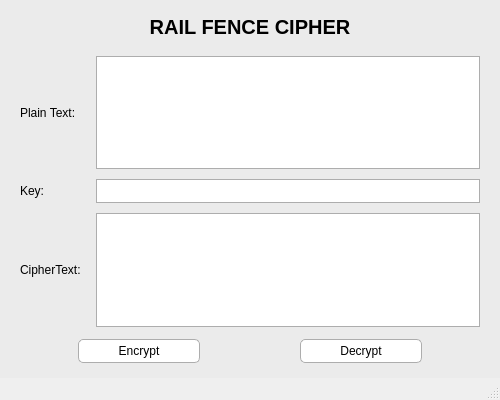
<?xml version="1.0" encoding="UTF-8"?>
<ui version="4.0">
 <class>MainWindow</class>
 <widget class="QMainWindow" name="MainWindow">
  <property name="geometry">
   <rect>
    <x>0</x>
    <y>0</y>
    <width>500</width>
    <height>400</height>
   </rect>
  </property>
  <property name="minimumSize">
   <size>
    <width>450</width>
    <height>380</height>
   </size>
  </property>
  <property name="windowTitle">
   <string>Rail Fence Cipher</string>
  </property>
  <widget class="QWidget" name="centralwidget">
   <property name="styleSheet">
    <string notr="true">
     QWidget#centralwidget {
         background-color: #ebebeb;
     }
     QLabel {
         font-family: &quot;Segoe UI&quot;, Arial, sans-serif;
         color: #000000;
         font-size: 12px;
     }
     QLabel#label_title {
         font-size: 20px;
         font-weight: bold;
         color: #000000;
         margin-bottom: 5px;
     }
     QTextEdit, QLineEdit {
         background-color: #ffffff;
         border: 1px solid #adadad;
         color: #000000;
         font-family: &quot;Segoe UI&quot;, Arial, sans-serif;
         font-size: 12px;
         padding: 3px;
     }
     QPushButton {
         background-color: #ffffff;
         border: 1px solid #adadad;
         border-radius: 5px;
         padding: 4px 20px;
         font-family: &quot;Segoe UI&quot;, Arial, sans-serif;
         font-size: 12px;
         color: #000000;
         min-width: 80px;
     }
     QPushButton:hover {
         background-color: #f0f0f0;
         border: 1px solid #0078d7;
     }
     QPushButton:pressed {
         background-color: #cce4f7;
         border: 1px solid #005499;
     }
    </string>
   </property>
   <layout class="QVBoxLayout" name="verticalLayout">
    <property name="spacing">
     <number>12</number>
    </property>
    <property name="leftMargin">
     <number>20</number>
    </property>
    <property name="topMargin">
     <number>15</number>
    </property>
    <property name="rightMargin">
     <number>20</number>
    </property>
    <property name="bottomMargin">
     <number>15</number>
    </property>
    <item>
     <widget class="QLabel" name="label_title">
      <property name="text">
       <string>RAIL FENCE CIPHER</string>
      </property>
      <property name="alignment">
       <set>Qt::AlignCenter</set>
      </property>
     </widget>
    </item>
    <item>
     <layout class="QGridLayout" name="gridLayout">
      <property name="verticalSpacing">
       <number>10</number>
      </property>
      <property name="horizontalSpacing">
       <number>15</number>
      </property>
      <item row="0" column="0">
       <widget class="QLabel" name="label_plain">
        <property name="text">
         <string>Plain Text:</string>
        </property>
       </widget>
      </item>
      <item row="0" column="1">
       <widget class="QTextEdit" name="txt_plain_text"/>
      </item>
      <item row="1" column="0">
       <widget class="QLabel" name="label_key">
        <property name="text">
         <string>Key:</string>
        </property>
       </widget>
      </item>
      <item row="1" column="1">
       <widget class="QLineEdit" name="txt_key"/>
      </item>
      <item row="2" column="0">
       <widget class="QLabel" name="label_cipher">
        <property name="text">
         <string>CipherText:</string>
        </property>
       </widget>
      </item>
      <item row="2" column="1">
       <widget class="QTextEdit" name="txt_cipher_text"/>
      </item>
     </layout>
    </item>
    <item>
     <layout class="QHBoxLayout" name="horizontalLayout">
      <property name="spacing">
       <number>100</number>
      </property>
      <item>
       <spacer name="horizontalSpacer">
        <property name="orientation">
         <enum>Qt::Horizontal</enum>
        </property>
        <property name="sizeHint" stdset="0">
         <size>
          <width>40</width>
          <height>20</height>
         </size>
        </property>
       </spacer>
      </item>
      <item>
       <widget class="QPushButton" name="btn_encrypt">
        <property name="text">
         <string>Encrypt</string>
        </property>
       </widget>
      </item>
      <item>
       <widget class="QPushButton" name="btn_decrypt">
        <property name="text">
         <string>Decrypt</string>
        </property>
       </widget>
      </item>
      <item>
       <spacer name="horizontalSpacer_2">
        <property name="orientation">
         <enum>Qt::Horizontal</enum>
        </property>
        <property name="sizeHint" stdset="0">
         <size>
          <width>40</width>
          <height>20</height>
         </size>
        </property>
       </spacer>
      </item>
     </layout>
    </item>
   </layout>
  </widget>
  <widget class="QMenuBar" name="menubar">
   <property name="geometry">
    <rect>
     <x>0</x>
     <y>0</y>
     <width>500</width>
     <height>22</height>
    </rect>
   </property>
  </widget>
  <widget class="QStatusBar" name="statusbar"/>
 </widget>
 <resources/>
 <connections/>
</ui>
